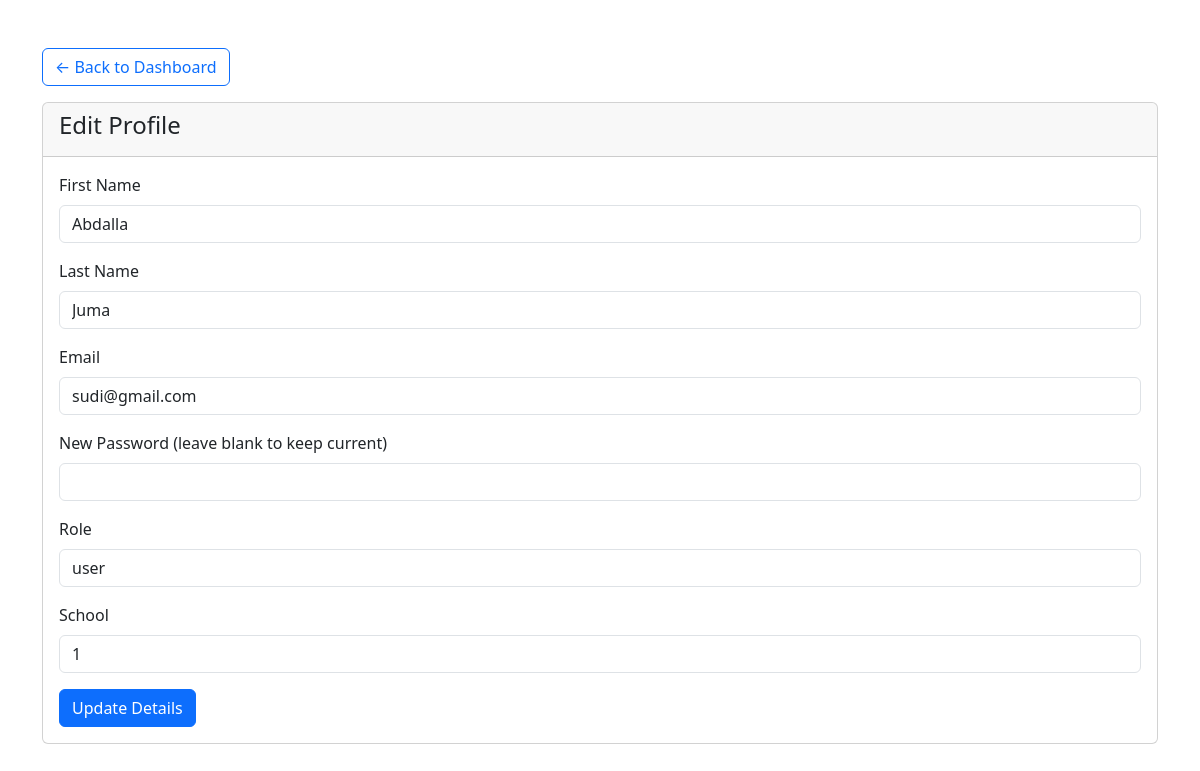
Screenshot of /manager/update_user.php (signed in) with the database file from the repository.
### tables this page shows
CREATE TABLE `users` (
  `id` int(11) NOT NULL,
  `FirstName` varchar(100) DEFAULT NULL,
  `LastName` varchar(100) DEFAULT NULL,
  `email` varchar(100) DEFAULT NULL,
  `password` varchar(255) DEFAULT NULL,
  `role` enum('admin','user','Superadmin','teacher','dean','hoi','student') DEFAULT 'user',
  `school_id` int(11) DEFAULT NULL,
  `created_at` timestamp NOT NULL DEFAULT current_timestamp()
);

### manager/update_user.php (the view, shortened to what this page needs)
<?php
include 'db.php';
$user_id = $_SESSION['user_id'];
$query = "SELECT * FROM users WHERE id = $user_id";
$result = mysqli_query($conn, $query);
$user = mysqli_fetch_assoc($result);
$schools = mysqli_query($conn, "SELECT id, school_name FROM school");
?>
<!DOCTYPE html>
<html>
<head>
    <link href="https://cdn.jsdelivr.net/npm/bootstrap@5.3.0/dist/css/bootstrap.min.css" rel="stylesheet">
</head>
<body>
<div class="container mt-5">
    <a href="dashboard.php" class="btn btn-outline-primary mb-3">&larr; Back to Dashboard</a>
    <div class="card">
        <div class="card-header">
            <h4>Edit Profile</h4>
        </div>
        <div class="card-body">
            <form method="POST">
                <div class="mb-3">
                    <label class="form-label">First Name</label>
                    <input type="text" name="FirstName" class="form-control" value="<?= htmlspecialchars($user['FirstName']) ?>" required>
                </div>
                <div class="mb-3">
                    <label class="form-label">Last Name</label>
                    <input type="text" name="LastName" class="form-control" value="<?= htmlspecialchars($user['LastName']) ?>" required>
                </div>
                <div class="mb-3">
                    <label class="form-label">Email</label>
                    <input type="email" name="email" class="form-control" value="<?= htmlspecialchars($user['email']) ?>" required>
                </div>
                <div class="mb-3">
                    <label class="form-label">New Password (leave blank to keep current)</label>
                    <input type="password" name="password" class="form-control">
                </div>
                <?php if ($_SESSION['role'] === 'admin'): ?>
                    <div class="mb-3">
                        <label class="form-label">Role</label>
                        <select name="role" class="form-select" required>
                            <option value="user" <?= $user['role'] === 'user' ? 'selected' : '' ?>>User</option>
                            <option value="student" <?= $user['role'] === 'student' ? 'selected' : '' ?>>Student</option>
                            <option value="teacher" <?= $user['role'] === 'teacher' ? 'selected' : '' ?>>Teacher</option>
                            <option value="dean" <?= $user['role'] === 'dean' ? 'selected' : '' ?>>Dean</option>
                            <option value="hoi" <?= $user['role'] === 'hoi' ? 'selected' : '' ?>>HOI</option>
                            <option value="admin" <?= $user['role'] === 'admin' ? 'selected' : '' ?>>Admin</option>
                         </option>
                        </select>
                    </div>
                <?php else: ?>
                    <div class="mb-3">
                        <label class="form-label">Role</label>
                        <input type="text" class="form-control" value="<?= htmlspecialchars($user['role']) ?>" readonly>
                    </div>
                <?php endif; ?>
                <?php if ($_SESSION['role'] === 'Superadmin'): ?>
                    <div class="mb-3">
                        <label class="form-label">School</label>
                        <select name="school_id" class="form-select" required>
                            <option value="">Select School</option>
                            <?php
                            mysqli_data_seek($schools, 0);
                            while ($school = mysqli_fetch_assoc($schools)): ?>
                                <option value="<?= $school['id'] ?>" <?= $user['school_id'] == $school['id'] ? 'selected' : '' ?>>
                                    <?= htmlspecialchars($school['school_name']) ?>
                                </option>
                            <?php endwhile; ?>
                        </select>
                    </div>
                <?php else: ?>
                    <div class="mb-3">
                        <label class="form-label">School</label>
                        <input type="text" class="form-control" value="<?= htmlspecialchars($user['school_id']) ?>" readonly>
                    </div>
                <?php endif; ?>
                <button type="submit" class="btn btn-primary">Update Details</button>
            </form>
        </div>
    </div>
</div>
</body>
</html>

### rows the page displays
users: FirstName "Abdalla", LastName "Juma", email "sudi@gmail.com", role "user", school "1"
